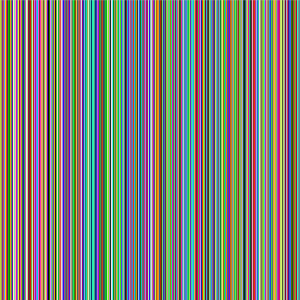
Frame 1 (no input)
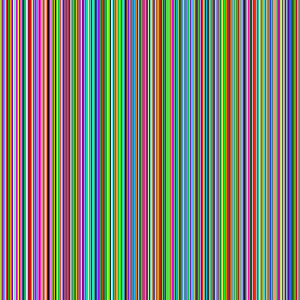
Frame 60 (the mouse pressed at the canvas centre just before this capture)
Frame 120 (the mouse held since frame 60 and released just before this capture): identical to frame 60, image omitted

The Processing sketch that drew these frames (run headless with seeded random() and noise(); from frame 60 on, the mouse is pressed at the canvas centre):

// Processing sketch: Sketch_01_With_randomSeed
// ── Sketch_01_With_randomSeed.pde
void setup() {
  size(300, 300);
}

void draw() {

  // Every loop will use the same random numbers
  randomSeed(0);

  for (int x = 0; x < width; x++) {
    stroke(random(255), random(255), random(255));
    line(x, 0, x, height);
  }
}
